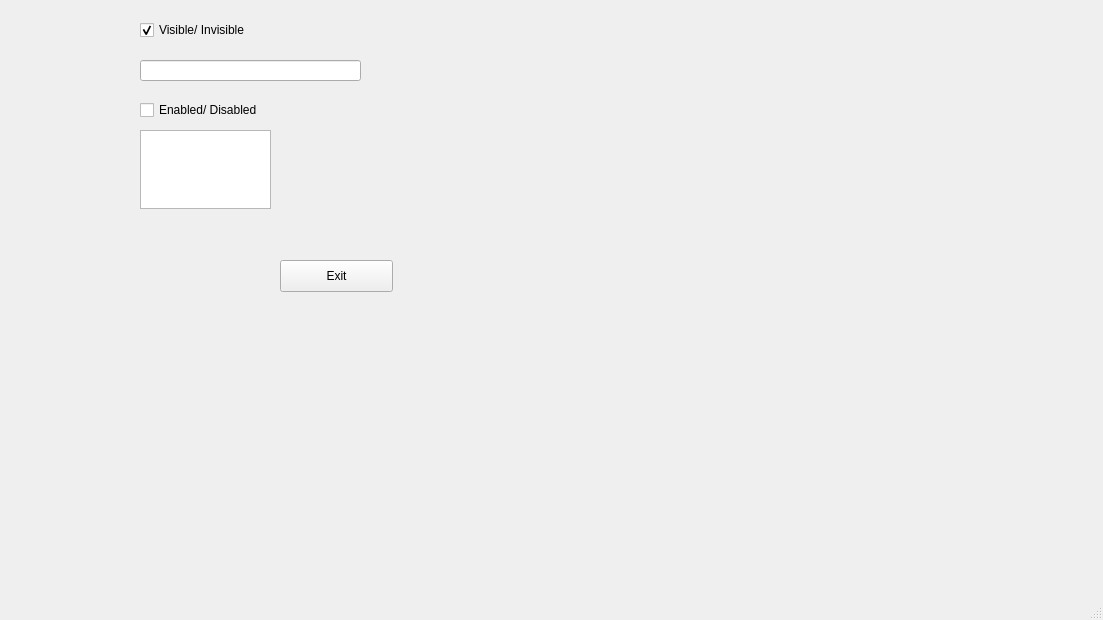
<?xml version="1.0" encoding="UTF-8"?>
<ui version="4.0">
 <class>MainWindow</class>
 <widget class="QMainWindow" name="MainWindow">
  <property name="geometry">
   <rect>
    <x>0</x>
    <y>0</y>
    <width>1103</width>
    <height>620</height>
   </rect>
  </property>
  <property name="windowTitle">
   <string>MainWindow</string>
  </property>
  <widget class="QWidget" name="centralwidget">
   <widget class="QPushButton" name="pushButton">
    <property name="geometry">
     <rect>
      <x>280</x>
      <y>260</y>
      <width>113</width>
      <height>32</height>
     </rect>
    </property>
    <property name="text">
     <string>Exit</string>
    </property>
   </widget>
   <widget class="QCheckBox" name="checkBox">
    <property name="geometry">
     <rect>
      <x>140</x>
      <y>20</y>
      <width>131</width>
      <height>20</height>
     </rect>
    </property>
    <property name="text">
     <string>Visible/ Invisible</string>
    </property>
    <property name="checked">
     <bool>true</bool>
    </property>
   </widget>
   <widget class="QCheckBox" name="checkBox_2">
    <property name="enabled">
     <bool>true</bool>
    </property>
    <property name="geometry">
     <rect>
      <x>140</x>
      <y>100</y>
      <width>141</width>
      <height>20</height>
     </rect>
    </property>
    <property name="text">
     <string>Enabled/ Disabled</string>
    </property>
    <property name="checkable">
     <bool>true</bool>
    </property>
    <property name="checked">
     <bool>false</bool>
    </property>
   </widget>
   <widget class="QLineEdit" name="lineEdit">
    <property name="geometry">
     <rect>
      <x>140</x>
      <y>60</y>
      <width>221</width>
      <height>21</height>
     </rect>
    </property>
   </widget>
   <widget class="QTextEdit" name="textEdit">
    <property name="geometry">
     <rect>
      <x>140</x>
      <y>130</y>
      <width>131</width>
      <height>79</height>
     </rect>
    </property>
   </widget>
  </widget>
  <widget class="QMenuBar" name="menubar">
   <property name="geometry">
    <rect>
     <x>0</x>
     <y>0</y>
     <width>1103</width>
     <height>22</height>
    </rect>
   </property>
  </widget>
  <widget class="QStatusBar" name="statusbar"/>
 </widget>
 <resources/>
 <connections>
  <connection>
   <sender>pushButton</sender>
   <signal>clicked()</signal>
   <receiver>MainWindow</receiver>
   <slot>close()</slot>
   <hints>
    <hint type="sourcelabel">
     <x>386</x>
     <y>313</y>
    </hint>
    <hint type="destinationlabel">
     <x>351</x>
     <y>204</y>
    </hint>
   </hints>
  </connection>
  <connection>
   <sender>checkBox</sender>
   <signal>toggled(bool)</signal>
   <receiver>lineEdit</receiver>
   <slot>setVisible(bool)</slot>
   <hints>
    <hint type="sourcelabel">
     <x>193</x>
     <y>56</y>
    </hint>
    <hint type="destinationlabel">
     <x>195</x>
     <y>86</y>
    </hint>
   </hints>
  </connection>
  <connection>
   <sender>checkBox_2</sender>
   <signal>toggled(bool)</signal>
   <receiver>textEdit</receiver>
   <slot>setEnabled(bool)</slot>
   <hints>
    <hint type="sourcelabel">
     <x>251</x>
     <y>134</y>
    </hint>
    <hint type="destinationlabel">
     <x>237</x>
     <y>172</y>
    </hint>
   </hints>
  </connection>
 </connections>
</ui>
